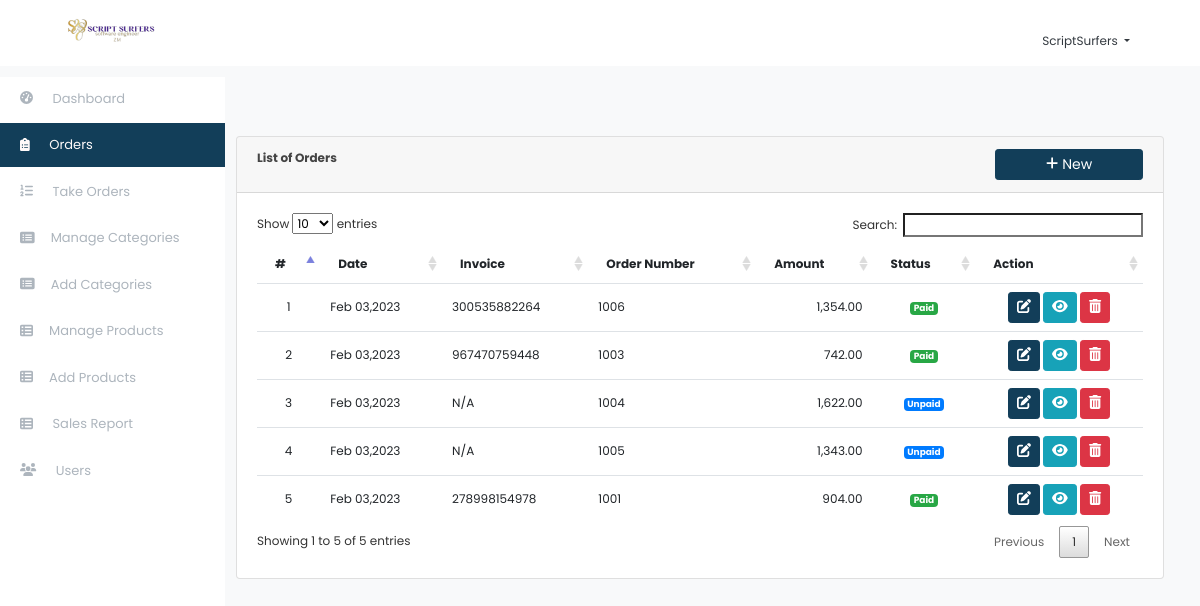
/index.php?page=orders (signed in), run on the app's committed database.
### tables this page shows
CREATE TABLE `orders` (
  `id` int(11) NOT NULL,
  `ref_no` varchar(50) NOT NULL,
  `total_amount` float NOT NULL,
  `amount_tendered` float NOT NULL,
  `order_number` int(30) NOT NULL,
  `date_created` datetime NOT NULL DEFAULT current_timestamp()
);

### orders.php (the view, shortened to what this page needs)
<?php include('db_connect.php');?>
<div class="container-fluid">
	<div class="col-lg-12">
		<div class="row">
			<div class="col-md-12">
				<div class="card">
					<div class="card-header">
						<b>List of Orders </b>
						<span class="float:right"><a class="btn btn-primary btn-sm col-sm-2 float-right" href="billing/index.php" id="new_order">
					<i class="fa fa-plus"></i> New
				</a></span>
					</div>
					<div class="card-body">
						<table class="table table-hover">
							<thead>
								<tr>
									<th>#</th>
									<th>Date</th>
									<th>Invoice</th>
									<th>Order Number</th>
									<th>Amount</th>
									<th>Status</th>
									<th>Action</th>
								</tr>
							</thead>
							<tbody>
								<?php
								$i = 1;
								$order = $conn->query("SELECT * FROM orders order by unix_timestamp(date_created) desc ");
								while($row=$order->fetch_assoc()):
								?>
								<tr>
									<td class="text-center"><?php echo $i++ ?></td>
									<td>
										<p> <?php echo date("M d,Y",strtotime($row['date_created'])) ?></p>
									</td>
									<td>
										<p> <?php echo $row['amount_tendered'] > 0 ? $row['ref_no'] : 'N/A' ?></p>
									</td>
									<td>
										<p><?php echo $row['order_number'] ?></p>
									</td>
									<td>
										<p class="text-right"> <?php echo number_format($row['total_amount'],2) ?></p>
									</td>
									<td class="text-center">
										<?php if($row['amount_tendered'] > 0): ?>
											<span class="badge badge-success">Paid</span>
										<?php else: ?>
											<span class="badge badge-primary">Unpaid</span>
										<?php endif; ?>
									</td>
									<td class="text-center">
										<button class="btn btn-sm btn-primary " type="button" onclick="location.href='billing/index.php?id=<?php echo $row['id'] ?>'" data-id="<?php echo $row['id'] ?>" ><i class="fa fa-edit"></i></button>
										<button class="btn btn-sm btn-info view_order" type="button" data-id="<?php echo $row['id'] ?>"><i class="fa fa-eye"></i></button>
										<button class="btn btn-sm btn-danger delete_order" type="button" data-id="<?php echo $row['id'] ?>"><i class="fa fa-trash-alt"></i></button>
									</td>
								</tr>
								<?php endwhile; ?>
							</tbody>
						</table>
					</div>
				</div>
			</div>
		</div>
	</div>
</div>

### assets/css/style.css (style rules this page uses)
body { font-family:Poppins, Helvetica, "sans-serif"; color: #444444; width: 100%; height: calc(100%); font-size: 12px; }
a { color: #1977cc; }
.btn-primary, .btn-primary:hover { background-color: #123e59; border-color: #123e59; }
table.dataTable.no-footer { border: 0 !important; }
.table td, .table th { border-bottom: 1px solid #dee2e6; border-bottom: 0; }
table.dataTable thead th, table.dataTable thead td { border-bottom: 0px solid #111; border: 0; }

### index.php (style rules this page uses)
body { background: #f8f9fa; }

### orders.php (style rules this page uses)
td { vertical-align: middle !important; }
td p { margin: unset }

### data on the page
orders: date_created "Feb 03,2023", ref_no "300535882264", order_number "1006", total_amount "1,354.00", amount_tendered "Paid"
orders: date_created "Feb 03,2023", ref_no "967470759448", order_number "1003", total_amount "742.00", amount_tendered "Paid"
orders: date_created "Feb 03,2023", amount_tendered "N/A", order_number "1004", total_amount "1,622.00"
orders: date_created "Feb 03,2023", amount_tendered "N/A", order_number "1005", total_amount "1,343.00"
orders: date_created "Feb 03,2023", ref_no "278998154978", order_number "1001", total_amount "904.00", amount_tendered "Paid"

### other printed values
$_SESSION['login_name'] "ScriptSurfers"
